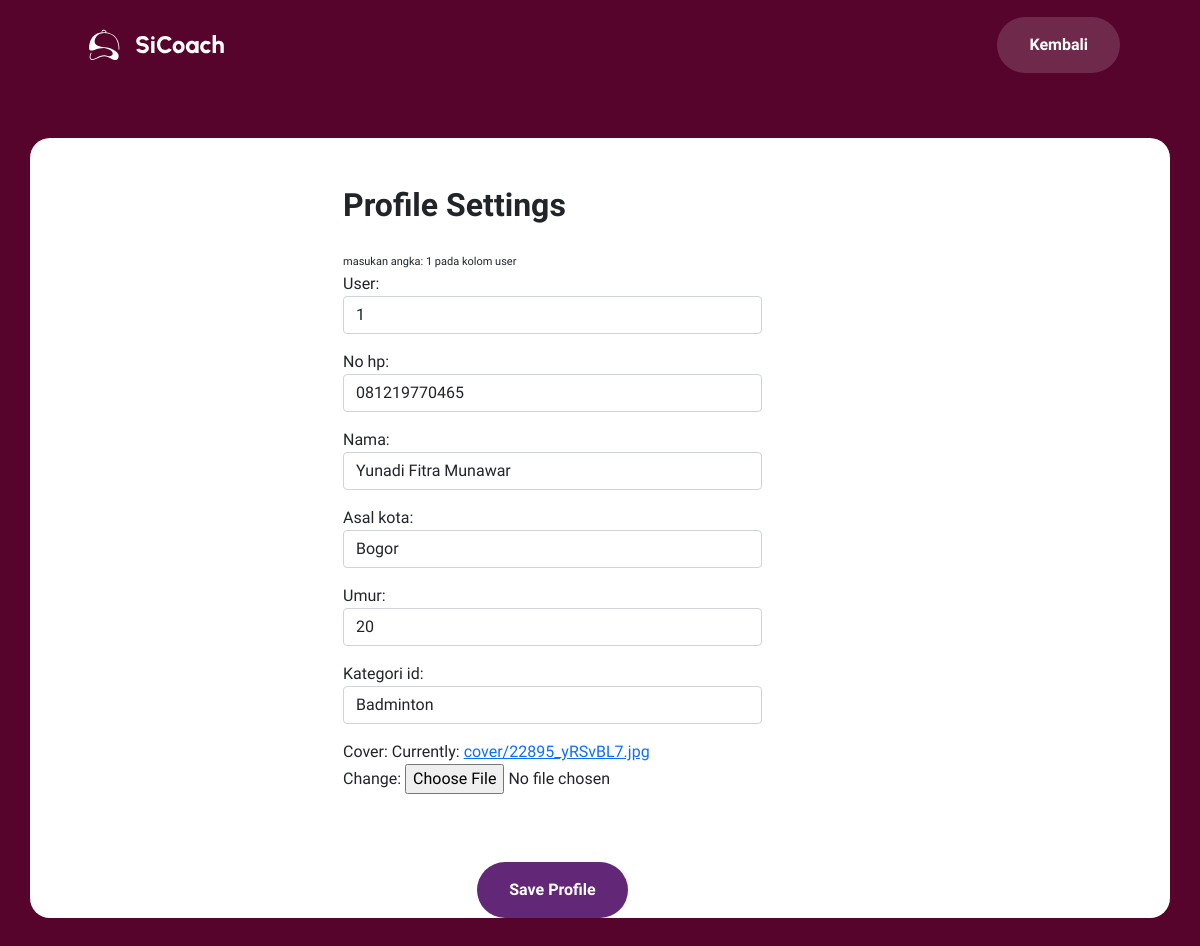
Screenshot of /profil/ubah/ (signed in) with the database file from the repository.
### sicoach/models.py (models this page shows, shortened)
class Profile(models.Model):
  user = models.ForeignKey(User, on_delete=models.CASCADE, null=True, blank=True)
  no_hp = models.CharField(max_length=40)
  nama = models.CharField(max_length=50)
  asal_kota = models.CharField(max_length=40)
  umur = models.IntegerField(null=True)
  kategori_id = models.ForeignKey(Kategori, on_delete=models.CASCADE, null=True)
  cover = models.ImageField(upload_to='cover/', null=True)
  tanggal = models.DateTimeField(blank=True, auto_now_add=True, null=True)

class Kategori(models.Model):
  nama = models.CharField(max_length=9)
  keterangan = models.TextField()
  def __str__(self):
    return self.nama

### sicoach/views.py (the view)
# urls.py: path('profil/ubah/', ubah_profil, name='ubah_profil'),
@login_required(login_url=settings.LOGIN_URL)
def ubah_profil(request):
    current_user = request.user
    id = current_user.id
    buku = Profile.objects.get(user=id)
    template = 'change_profile.html'
    data = {
        'user' : buku.user,
        'nama' : buku.nama,
        "umur" : buku.umur,
        "asal_kota" : buku.asal_kota,
        "no_hp" : buku.no_hp,
        "kategori_id" : buku.kategori_id,
    }
    form = FormBuku(request.POST, initial=data ,instance=buku)
    if request.POST:
        if form.is_valid():
            form.save()
            messages.success(request, "Data Berhasil diperbaharui!")
            return redirect('all')
    else:
        form = FormBuku(instance=buku)
        konteks = {
            'form':form,
            'buku':buku,
        }
    return render(request, template, konteks)

### sicoach/forms.py
class FormBuku(ModelForm):
  class Meta:
    model = Profile
    fields = '__all__'
    widgets = {
      'user' : forms.NumberInput({'class':'form-control'}),
      'no_hp' : forms.NumberInput({'class':'form-control'}),
      'nama' : forms.TextInput({'class':'form-control'}),
      'asal_kota' : forms.TextInput({'class':'form-control'}),
      'umur' : forms.NumberInput({'class':'form-control'}),
      'kategori_id' : forms.Select({'class':'form-control'}),
    }

### sicoach/templates/change_profile.html (shortened to what this page needs)
<!DOCTYPE html>
<html lang="en">
<head>
    <link rel="stylesheet" href="https://cdn.jsdelivr.net/npm/bootstrap@5.0.0-alpha1/dist/css/bootstrap.min.css">
    <link rel="stylesheet" href="https://cdn.jsdelivr.net/npm/bootstrap@5.0.0-alpha1/dist/js/bootstrap.bundle.min.js">
    <link rel="stylesheet" href="https://cdnjs.cloudflare.com/ajax/libs/jquery/3.2.1/jquery.min.js">
    <link rel="stylesheet"
        href="https://cdnjs.cloudflare.com/ajax/libs/bootstrap-datepicker/1.4.1/css/bootstrap-datepicker3.css" />
</head>
<body id="coachProfile-page">
    <header>
        <nav class="navbar">
            <div class="logo">
                <img src="images/logo.svg" alt="SiCoach Logo">
            </div>
            <ul>
                <li>
                    <a href="{% url 'all' %}" class="btn transparent">Kembali</a>
                </li>
            </ul>
        </nav>
    </header>
    <div class="container rounded bg-white mt-5 mb-5">
        <div class="row">
            <div class="col-md-3 border-right">
            </div>
            <div class="col-md-5 border-right">
                <form class="p-3 py-5" action="{% url 'all' %}" method="post" enctype="multipart/form-data">
                    <div class="d-flex justify-content-between align-items-center mb-3">
                        <h4 class="text-right">Profile Settings</h4>
                    </div>
                    <div class="row mt-3">
                        <div class="col-md-12"><label class="labels">masukan angka: {{user.id}} pada kolom user</label>
                        {{ form.as_p }}
                    </div>
                </form>
            </div>
                <div class="mt-1 text-center">
                    <button class="btn btn-primary profile-button" type="button">Save Profile</button>
                </div>
            </div>
        </div>
</body>
</html>

### sicoach/templates/change_profile.html (style rules this page uses)
:root { --red-maroon: #56042c; --purple: #550065; --navy: #020f2a; --yellow: #fec310; --orange: #f24c24; --white: #ffffff; }
*, *::after, *::before { box-sizing: border-box; font-family: "Plus Jakarta Sans", sans-serif; }
body { margin: 0; font-family: "Plus Jakarta Sans", sans-serif; }
.btn { font-family: "Urbanist"; display: flex; flex-direction: row; align-items: flex-start; padding: 16px 32px; border-radius: 50px; color: #fff; display: inline-block; font-weight: bold; font-size: 16px; text-decoration: none; position: relative; transition: background 0.5s; border: none; }
.btn.transparent { background-color: hsla(0, 0%, 100%, 0.15); width: auto; height: auto; justify-content: center; align-items: center; }
header { height: 90px; width: 100%; }
.navbar { display: flex; align-items: center; position: fixed; justify-content: space-between; width: 100%; height: 90px; z-index: 100; background: #56042c; font-family: "Urbanist", sans-serif; padding-left: 80px; padding-right: 80px; flex-wrap: wrap; align-content: center; }
.logo { width: 145px; top: 0px; bottom: 0px; }
nav ul { justify-content: flex-start; display: flex; align-items: center; gap: 42px; list-style: none; margin: 0; }
nav ul li a { font-weight: bold; font-size: 16px; color: #ffffff; text-decoration: none; }
#coachProfile-page { background: #56042c; }
.rounded { border-radius: 20px !important; }
.text-right { font-family: "Urbanist", sans-serif; font-style: normal; font-weight: 700; font-size: 32px; line-height: 120%; }
.profile-button { background: rgb(99, 39, 120); box-shadow: none; border: none; }
.labels { font-size: 11px; }

### rows the page displays
Profile: user "1", no_hp "081219770465", nama "Yunadi Fitra Munawar", asal_kota "Bogor", umur "20", kategori_id "Badminton"

### other values shown
{{ user.id }} "1"
